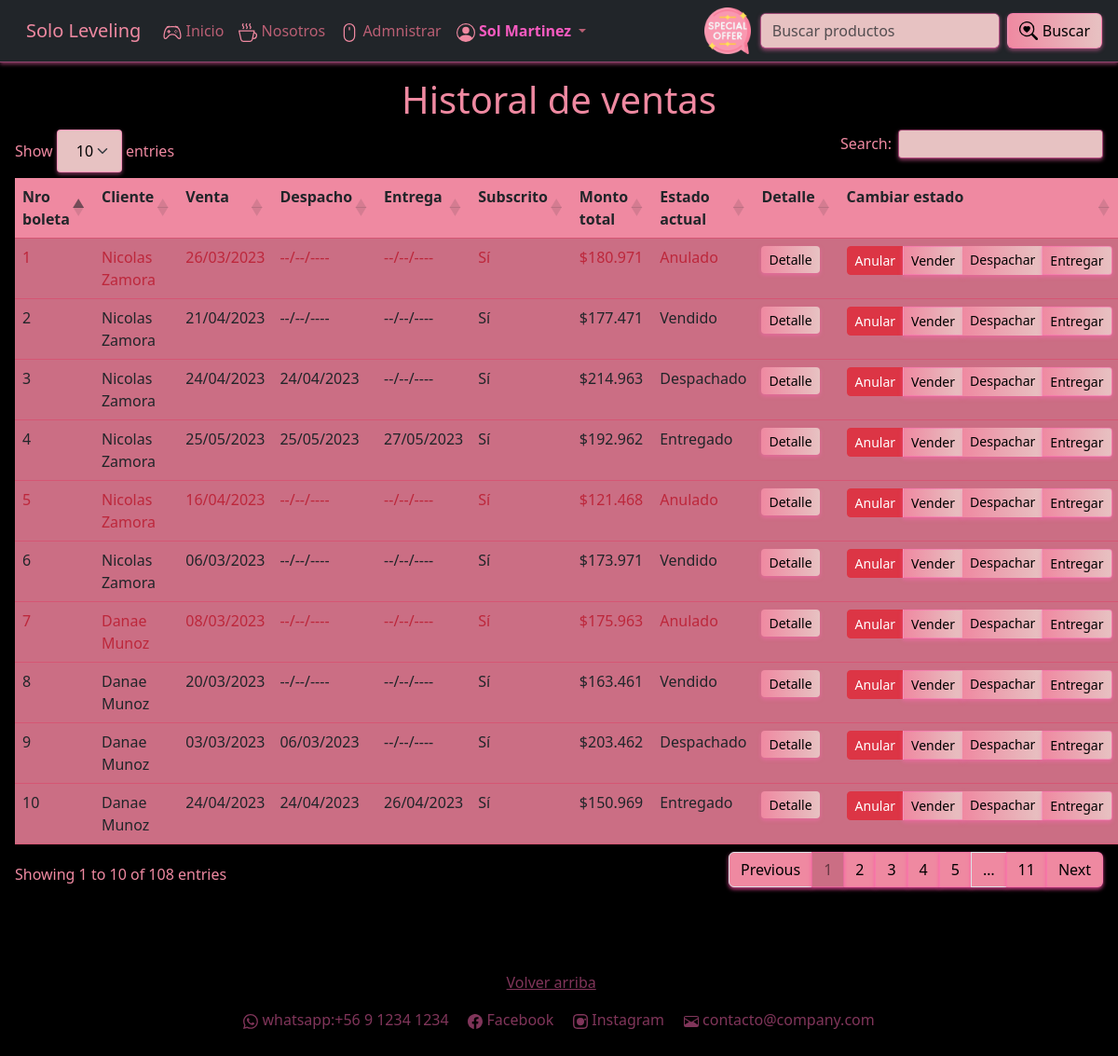
The app's page /ventas (signed in) with its own data.
### core/models.py (models this page shows, shortened)
class Boleta(models.Model):
    ESTADO_CHOICES = [
        ('Anulado', 'Anulado'),
        ('Vendido', 'Vendido'),
        ('Despachado', 'Despachado'),
        ('Entregado', 'Entregado'),
    ]
    nro_boleta = models.IntegerField(primary_key=True, blank=False, null=False, verbose_name='Nro boleta')
    cliente = models.ForeignKey(Perfil, on_delete=models.DO_NOTHING)
    monto_sin_iva = models.IntegerField(blank=False, null=False, verbose_name='Monto sin IVA')
    iva = models.IntegerField(blank=False, null=False, verbose_name='IVA')
    total_a_pagar = models.IntegerField(blank=False, null=False, verbose_name='Total a pagar')
    fecha_venta = models.DateField(blank=False, null=False, verbose_name='Fecha de venta')
    fecha_despacho = models.DateField(blank=True, null=True, verbose_name='Fecha de despacho')
    fecha_entrega = models.DateField(blank=True, null=True, verbose_name='Fecha de entrega')
    estado = models.CharField(choices=ESTADO_CHOICES, max_length=50, blank=False, null=False, verbose_name='Estado')
    class Meta:
        db_table = 'Boleta'
        verbose_name = "Boleta"
        verbose_name_plural = "Boletas"

### core/views.py (the view)
# urls.py: path('ventas', ventas, name='ventas'),
@user_passes_test(es_personal_autenticado_y_activo)
def ventas(request):
    boletas = Boleta.objects.all()
    historial = []
    for boleta in boletas:
        boleta_historial = {
            'nro_boleta': boleta.nro_boleta,
            'nom_cliente': f'{boleta.cliente.usuario.first_name} {boleta.cliente.usuario.last_name}',
            'fecha_venta': boleta.fecha_venta,
            'fecha_despacho': boleta.fecha_despacho,
            'fecha_entrega': boleta.fecha_entrega,
            'subscrito': 'Sí' if boleta.cliente.subscrito else 'No',  # Corrigido 'subscripto' a 'subscrito'
            'total_a_pagar': boleta.total_a_pagar,
            'estado': boleta.estado,
        }
        historial.append(boleta_historial)  # Asegúrate de que esta línea está correctamente indentada
    context = {
        'historial': historial
    }
    return render(request, 'core/ventas.html', context)

### core/context_processors.py (called while the page is built, shortened)
def obtener_datos_usuario(request):
    first_name = ''
    last_name = ''
    if request.user.is_authenticated:
        usuario = User.objects.get(pk=request.user.pk)
        first_name = usuario.first_name
        last_name = usuario.last_name
    return first_name, last_name

def obtener_datos_carrito(request):
    cantidad_productos = 0
    mostrar_carrito = False
    if request.user.is_authenticated:
        usuario = User.objects.get(pk=request.user.pk)
        if request.user.perfil.tipo_usuario == 'Cliente':
            cantidad_productos = Carrito.objects.filter(cliente=request.user.perfil).count()
            mostrar_carrito = cantidad_productos > 0
    return mostrar_carrito, cantidad_productos

def get_and_clean_session_variable(request, name):
    value = ''
    if name in request.session:
        value = request.session.get(name)
        request.session[name] = ''
    return value

def obtener_mensajes(request):
    html_messages = ''
    tipo_mensajes = []
    lista_mensajes = list(messages.get_messages(request))
    html_form_errors = get_and_clean_session_variable(request, 'backend_html_form_errors')
    titulo = html_form_errors != '' or len(lista_mensajes) > 1
    mensajes = SafeString(html_messages + html_form_errors)
    tipo_mensaje = ''
    if html_form_errors != '' or 'error' in tipo_mensajes:
        tipo_mensaje = 'error'
    elif 'success' in tipo_mensajes:
        tipo_mensaje = 'success'
    elif 'info' in tipo_mensajes:
        tipo_mensaje = 'info'
    return mensajes, tipo_mensaje

def global_render(request):
    first_name, last_name = obtener_datos_usuario(request)
    mostrar_carrito, cantidad_productos = obtener_datos_carrito(request)
    mensajes, tipo_mensaje = obtener_mensajes(request)
    return {
        'mostrar_carrito': mostrar_carrito,
        'cantidad_productos': cantidad_productos,
        'first_name': first_name,
        'last_name': last_name,
        'backend_messages': mensajes,
        'backend_message_type': tipo_mensaje,
    }

### core/templatetags/custom_filters.py (called while the page is built)
@register.filter
def formatear_dinero(value):
    try:
        value = float(value)  # Intenta convertir a número
        value = round(value)  # Redondea el número
        value = f'${value:,}'  # Formatea el número con coma para separación de miles y dólar
        value = value.replace(',', '.')  # Reemplaza la coma por punto (opcional)
        return value
    except (TypeError, ValueError):
        return value  # Si no se puede convertir a número, devolver el valor original

### core/templates/core/ventas.html
{% extends 'core/base.html' %}
{% load static %}
{% load custom_filters %}
{% block content %}
<h1 class="text-center titulos">Historal de ventas</h1>
<table id="tabla-principal" class="table table-hover">
    <thead>
        <tr class="tabla_carrito">
            <th> Nro boleta </th>
            <th> Cliente </th>
            <th> Venta </th>
            <th> Despacho </th>
            <th> Entrega </th>
            <th> Subscrito </th>
            <th> Monto total </th>
            <th> Estado actual </th>
            <th> Detalle </th>
            <th> Cambiar estado </th>
        </tr>
    </thead>
    <tbody class="tabla_carrito">
        {% for boleta in historial %}
            {% if boleta.estado == 'Anulado' %}
                <tr class="letra-boleta-anulada">
            {% else %}
                <tr>
            {% endif %}
                <td style="background-color:#cb6e84;">{{ boleta.nro_boleta }}</td>
                <td style="background-color:#cb6e84;">{{ boleta.nom_cliente }}</td>
                <td style="background-color:#cb6e84;">{{ boleta.fecha_venta|formatear_fecha }}</td>
                <td style="background-color:#cb6e84;">{{ boleta.fecha_despacho|formatear_fecha }}</td>
                <td style="background-color:#cb6e84;">{{ boleta.fecha_entrega|formatear_fecha }}</td>
                <td style="background-color:#cb6e84;">{{ boleta.subscrito }}</td>
                <td style="background-color:#cb6e84;">{{ boleta.total_a_pagar|formatear_dinero }}</td>
                <td style="background-color:#cb6e84;">{{ boleta.estado }}</td>
                <td style="background-color:#cb6e84;">
                    <a href="{% url 'boleta' boleta.nro_boleta %}" class="btn btn-sm btn-primary boton_buscar_anonimo_2">Detalle</a>
                </td>
                <td style="background-color:#cb6e84;">
                    <span>
                        <div class="btn-group">
                            <a href="{% url 'cambiar_estado_boleta' boleta.nro_boleta 'Anulado' %}" class="btn btn-sm btn-danger">Anular</a>
                            <a href="{% url 'cambiar_estado_boleta' boleta.nro_boleta 'Vendido' %}" class="btn btn-sm btn-success boton_buscar_anonimo_2">Vender</a>
                            <a href="{% url 'cambiar_estado_boleta' boleta.nro_boleta 'Despachado' %}" class="btn btn-sm btn-primary boton_buscar_anonimo_2">Despachar</a>
                            <a href="{% url 'cambiar_estado_boleta' boleta.nro_boleta 'Entregado' %}" class="btn btn-sm btn-secondary boton_buscar_anonimo_2">Entregar</a>
                        </div>
                    </span>
                </td>
            </tr>
        {% endfor %}
    </tbody>
</table>
{% endblock content %}

### core/templates/core/base.html (shortened to what this page needs)
{% load static %}
<!DOCTYPE html>
<html lang="es">
<head>
    <link type="text/css" rel="stylesheet" href="https://cdn.jsdelivr.net/npm/bootstrap@5.3.0/dist/css/bootstrap.min.css" />
    <link type="text/css" rel="stylesheet" href="https://cdn.datatables.net/1.13.4/css/dataTables.bootstrap5.min.css" />
    <link type="text/css" rel="stylesheet" href="https://cdnjs.cloudflare.com/ajax/libs/animate.css/4.1.1/animate.min.css" />
    <link type="text/css" rel="stylesheet" href="{% static 'core/css/base.css' %}">
    <link type="text/css" rel="stylesheet" href="{% static 'core/css/style.css' %}">
    <link type="text/css" rel="stylesheet" href="{% static 'core/css/page-layout.css' %}">
</head>
<body>
  <nav class="navbar navbar-expand-lg navbar-expand-mb navbar-dark bg-dark nav_anonimo ">
    <div class="container-fluid">
      <a class="navbar-brand" href="{% url 'index' %}" style="color:#ef89a1">
        <a class="navbar-brand" href="{% url 'index' %}"style="color:#ef89a1">Solo Leveling</a>
      </a>
      <div class="collapse navbar-collapse" id="navbarSupportedContent">
        <ul class="navbar-nav me-auto mb-2 mb-lg-0">
          <li class="nav-item">
            <a class="nav-link active" aria-current="page" href="{% url 'index' %}">
              Inicio
            </a>
          </li>
          <li class="nav-item">
            <a class="nav-link active" aria-current="page" href="{% url 'nosotros' %}">
              Nosotros
            </a>
          </li>
          {% if user.is_authenticated and user.is_staff and user.is_active or user.is_authenticated and user.is_superuser and user.is_active %}
            <li class="nav-item dropdown">
              <a class="nav-link active" aria-current="page" href="{% url 'administracion' %}">
                <svg xmlns="http://www.w3.org/2000/svg" style="color:#ef89a1" width="20" height="20" fill="currentColor" class="bi bi-mouse" viewBox="0 0 16 16">
                  <path d="M8 3a.5.5 0 0 1 .5.5v2a.5.5 0 0 1-1 0v-2A.5.5 0 0 1 8 3m4 8a4 4 0 0 1-8 0V5a4 4 0 1 1 8 0zM8 0a5 5 0 0 0-5 5v6a5 5 0 0 0 10 0V5a5 5 0 0 0-5-5"/>
                </svg>
                Admnistrar
              </a>
            </li>
          {% endif %}
          {% if user.is_authenticated %}
            <li class="nav-item dropdown ">
              <a class="nav-link dropdown-toggle" href="#" role="button" data-bs-toggle="dropdown"
                  aria-expanded="false" href="{% url 'ingresar' %}">
                {% if user.is_superuser %}
                  <span class="fw-bold" style="color:rgb(246, 91, 192);">
                {% elif user.is_staff %}
                  <span class="fw-bold" style="color:#e63950;">
                {% else %}
                  <span>
                {% endif %}
                  {{ first_name }} {{ last_name }}
                </span>
              </a>
            </li>
          {% endif %}
        </ul>
        <a href="{% url 'ropa' %}">
          <img src="{% static 'core/img/ofertaa.png' %}" style="height: 50px; margin-right: 10px;" alt="">
        </a>
        <br>
        <form method="post" action="{% url 'index' %}" class="d-flex" role="search">
          <input class="form-control me-2 boton_buscar_anonimo" type="search" placeholder="Buscar productos"
              aria-label="Search" id="buscar" id="buscar" name="buscar">
          <button class="btn btn-outline-success boton_buscar_anonimo_2" type="submit">
            Buscar
          </button>
        </form>
      </div>
    </div>
  </nav>
  <div class="content m-3 pagelayout-2">
    {% block content %}
    {% endblock content %}
  </div>
  <br><br><br>
  <footer id="footer">
    <div class="container text-center">
      <p>
        <a class="color_footer" href="#">Volver arriba</a>
      </p>
      <p class="color_footer">
        whatsapp:+56 9 1234 1234
        &nbsp; &nbsp;
        Facebook
        &nbsp; &nbsp;
        Instagram
        &nbsp; &nbsp;
        contacto@company.com
      </p>
    </div>
    <br>
  </footer>
</body>
</html>

### core/static/core/css/style.css (style rules this page uses)
th { vertical-align: top; background-color: #ef89a1 !important; }
input, textarea, select { background-image: linear-gradient(to right, #e7c2c2, #e7c2c2); box-shadow: 0 2px 4px rgba(255, 105, 180, 0.5); border-color: rgba(255, 105, 180, 0.5); color: #FFFFFF; }
body { background-color: #000000; color: #FFFFFF; }
.nav_anonimo { background-image: linear-gradient(to right, white ); box-shadow: 0 2px 4px rgba(255, 105, 180, 0.5); border-bottom: 1px solid rgba(255, 105, 180, 0.5); color: #FFFFFF; }
.boton_buscar_anonimo { background-image: linear-gradient(to right, #e7c2c2, #e7c2c2); box-shadow: 0 2px 4px rgba(255, 105, 180, 0.5); border-color: rgba(255, 105, 180, 0.5); color: #FFFFFF; }
.boton_buscar_anonimo_2 { background-image: linear-gradient(to right, #ef89a1, #e7c2c2); box-shadow: 0 2px 4px rgba(255, 105, 180, 0.5); border-color: rgba(255, 105, 180, 0.5); color: #000000; text-align: center; }
button.btn { display: flex; align-items: center; margin-right: 5px; }
button.btn svg { margin-right: 5px; }
.form-control { max-width: 400px; }
.titulos { color:#ef89a1; }
.navbar-nav .nav-link { color: #ba5f74 !important; }
.color_footer { color:rgba(255, 105, 180, 0.5); }
.btn-primary { border: transparent; }
.tabla_carrito { background-color:#d55674; border-color: #d55674; }
p { color: #ef89a1; }
.table-hover .letra-boleta-anulada td { color: #bd273b !important; }

### records on screen
Boleta: fecha_venta "26/03/2023", estado "Anulado"
Boleta: fecha_venta "21/04/2023", estado "Vendido"
Boleta: fecha_venta "24/04/2023", fecha_despacho "24/04/2023", estado "Despachado"
Boleta: fecha_venta "25/05/2023", fecha_despacho "25/05/2023", fecha_entrega "27/05/2023", estado "Entregado"
Boleta: fecha_venta "16/04/2023", estado "Anulado"
Boleta: fecha_venta "06/03/2023", estado "Vendido"
Boleta: fecha_venta "08/03/2023", estado "Anulado"
Boleta: fecha_venta "20/03/2023", estado "Vendido"
Boleta: fecha_venta "03/03/2023", fecha_despacho "06/03/2023", estado "Despachado"
Boleta: fecha_venta "24/04/2023", fecha_despacho "24/04/2023", fecha_entrega "26/04/2023", estado "Entregado"

### other values on screen
{{ first_name }} "Sol"
{{ last_name }} "Martinez"
{{ boleta.nro_boleta }} "1" "2" "3" "4" "5" "6" "7" "8" "9" "10"
{{ boleta.nom_cliente }} "Nicolas Zamora" "Nicolas Zamora" "Nicolas Zamora" "Nicolas Zamora" "Nicolas Zamora" "Nicolas Zamora" "Danae Munoz" "Danae Munoz" "Danae Munoz" "Danae Munoz"
{{ boleta.fecha_despacho|formatear_fecha }} "--/--/----" "--/--/----" "--/--/----" "--/--/----" "--/--/----" "--/--/----"
{{ boleta.fecha_entrega|formatear_fecha }} "--/--/----" "--/--/----" "--/--/----" "--/--/----" "--/--/----" "--/--/----" "--/--/----" "--/--/----"
{{ boleta.subscrito }} "Sí" "Sí" "Sí" "Sí" "Sí" "Sí" "Sí" "Sí" "Sí" "Sí"
{{ boleta.total_a_pagar|formatear_dinero }} "$180.971" "$177.471" "$214.963" "$192.962" "$121.468" "$173.971" "$175.963" "$163.461" "$203.462" "$150.969"
